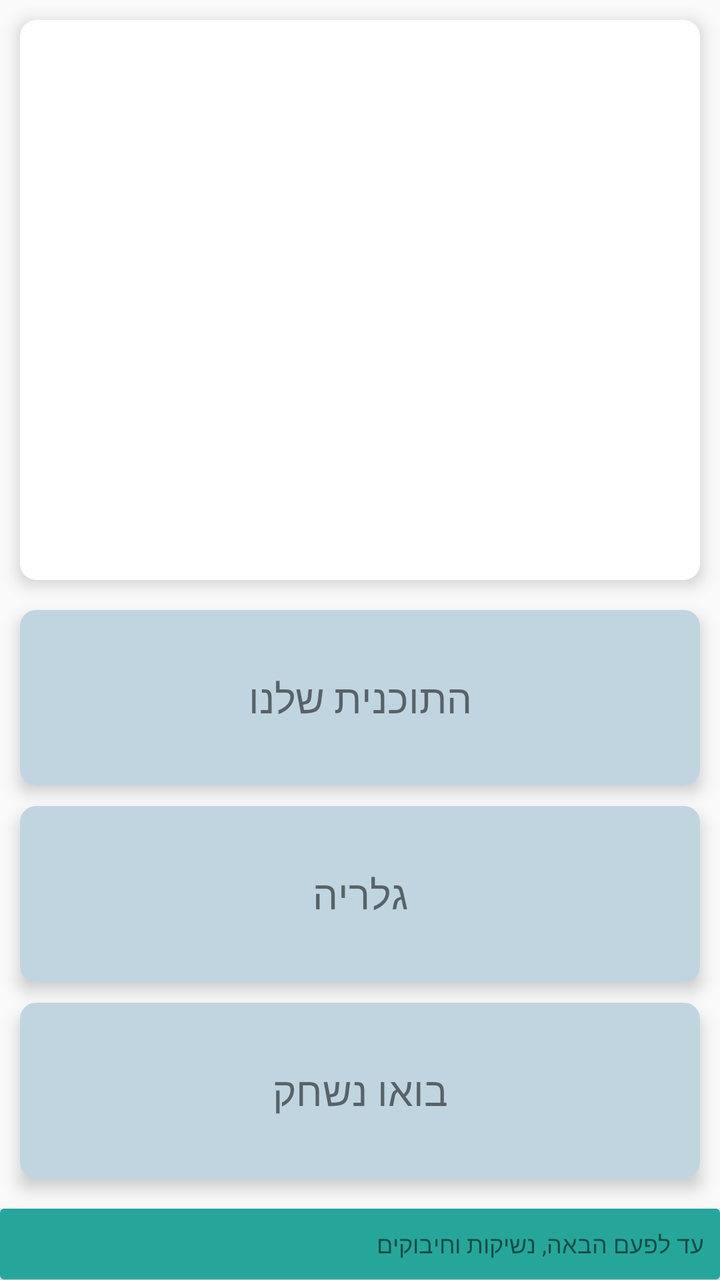
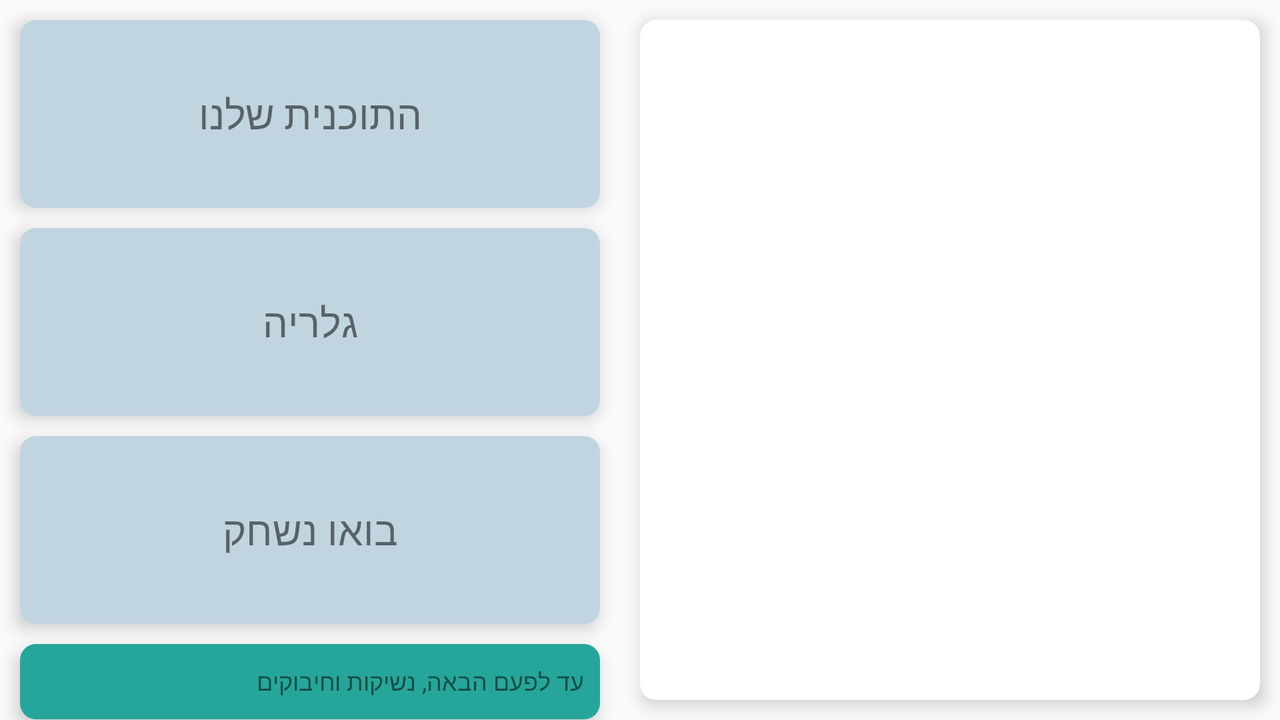

First picture: res/layout/ on a phone held upright. Second picture: the repository's own variant of that layout, on a device whose configuration matches the variant's folder. Source for both follows.
<!-- AndroidManifest.xml: application theme AppTheme -->
<!-- res/layout/activity_main.xml -->
<?xml version="1.0" encoding="utf-8"?>
<LinearLayout
    xmlns:android="http://schemas.android.com/apk/res/android"
    xmlns:tools="http://schemas.android.com/tools"
    android:layout_width="match_parent"
    android:layout_height="match_parent"
    xmlns:app="http://schemas.android.com/apk/res-auto"
    android:orientation="vertical"
    tools:context=".MainActivity">

    <androidx.cardview.widget.CardView
        android:layout_width="match_parent"
        android:layout_height="280dp"
        android:layout_margin="10dp"
        android:background="@color/colorAccent"
        app:cardElevation="5dp"
        app:cardCornerRadius="8dp">
        <androidx.viewpager2.widget.ViewPager2
            android:id="@+id/viewPagerMain"
            android:layout_width="match_parent"
            android:layout_height="match_parent" >
        </androidx.viewpager2.widget.ViewPager2>

    </androidx.cardview.widget.CardView>

    <androidx.cardview.widget.CardView
        android:layout_width="match_parent"
        android:layout_height="0dp"
        android:layout_weight="1"
        android:layout_marginStart="10dp"
        android:layout_marginEnd="10dp"
        android:layout_marginBottom="5dp"
        android:layout_marginTop="5dp"
        android:background="@color/colorAccent"
        app:cardElevation="5dp"
        app:cardCornerRadius="8dp">
        <TextView
            android:id="@+id/tv_ourPlan"
            android:layout_width="match_parent"
            android:layout_height="match_parent"
            android:background="@color/colorAccent"
            android:clickable="true"
            android:focusable="true"
            android:gravity="center"
            android:layout_gravity="center"
            android:onClick="onPlanClick"
            android:text="@string/our_plan"
            android:textSize="20sp" />
    </androidx.cardview.widget.CardView>

    <androidx.cardview.widget.CardView
        android:layout_width="match_parent"
        android:layout_height="0dp"
        android:layout_weight="1"
        android:layout_marginStart="10dp"
        android:layout_marginEnd="10dp"
        android:layout_marginBottom="5dp"
        android:layout_marginTop="5dp"
        android:background="@color/colorAccent"
        app:cardElevation="5dp"
        app:cardCornerRadius="8dp">

        <TextView
            android:id="@+id/tv_ourGallery"
            android:layout_width="match_parent"
            android:layout_height="match_parent"
            android:background="@color/colorAccent"
            android:clickable="true"
            android:layout_gravity="center"
            android:onClick="onGalleryClick"
            android:focusable="true"
            android:gravity="center"
            android:text="@string/gallery"
            android:textSize="20sp" />
    </androidx.cardview.widget.CardView>


    <androidx.cardview.widget.CardView
        android:layout_width="match_parent"
        android:layout_height="0dp"
        android:layout_weight="1"
        android:layout_marginStart="10dp"
        android:layout_marginEnd="10dp"
        android:layout_marginBottom="5dp"
        android:layout_marginTop="5dp"
        android:background="@color/colorAccent"
        app:cardElevation="5dp"
        app:cardCornerRadius="8dp">
        <TextView
            android:id="@+id/tv_ourGame"
            android:layout_width="match_parent"
            android:layout_height="match_parent"
            android:background="@color/colorAccent"
            android:clickable="true"
            android:layout_gravity="center"
            android:focusable="true"
            android:gravity="center"
            android:onClick="onGameClick"
            android:text="@string/game"
            android:textSize="20sp" />

    </androidx.cardview.widget.CardView>

    <androidx.cardview.widget.CardView
        android:layout_width="match_parent"
        android:layout_height="0dp"
        android:layout_weight="0.4"
        android:layout_marginTop="10dp"
        android:background="@color/colorAccent">

        <TextView
            android:id="@+id/personalNote"
            android:layout_width="match_parent"
            android:layout_height="match_parent"
            android:background="@color/colorPrimary"
            android:gravity="right|center"
            android:layoutDirection="rtl"
            android:padding="8dp"
            android:text="@string/personalNote"
            android:textSize="12sp"
            tools:ignore="RtlHardcoded" />

    </androidx.cardview.widget.CardView>
</LinearLayout>
<!-- resources referenced by this layout -->
<resources>
  <color name="colorAccent">#c1d5e0</color>
  <color name="colorPrimary">#26a69a</color>
  <string name="gallery">גלריה</string>
  <string name="game">בואו נשחק</string>
  <string name="our_plan">התוכנית שלנו</string>
  <string name="personalNote">עד לפעם הבאה, נשיקות וחיבוקים</string>
  <style name="AppTheme" parent="Theme.AppCompat.Light.DarkActionBar">
          <item name="android:gravity">right</item>
          <item name="android:layoutDirection">rtl</item>
          <item name="colorPrimary">@color/colorPrimary</item>
          <item name="colorPrimaryDark">@color/colorPrimaryDark</item>
          <item name="colorAccent">@color/colorAccent</item>
      </style>
  <color name="colorPrimaryDark">#00766c</color>
</resources>
<!-- res/layout-land/activity_main.xml (the repository's variant of the layout above) -->
<!-- drawn on the phone turned sideways -->
<?xml version="1.0" encoding="utf-8"?>
<LinearLayout xmlns:android="http://schemas.android.com/apk/res/android"
    xmlns:tools="http://schemas.android.com/tools"
    android:layout_width="match_parent"
    android:layout_height="match_parent"
    xmlns:app="http://schemas.android.com/apk/res-auto"
    android:orientation="horizontal"
    tools:context=".MainActivity">

    <androidx.cardview.widget.CardView
        android:layout_width="0dp"
        android:layout_weight="1"
        android:layout_height="match_parent"
        android:layout_margin="10dp"
        android:background="@color/colorAccent"
        app:cardElevation="5dp"
        app:cardCornerRadius="8dp">

        <androidx.viewpager2.widget.ViewPager2
            android:id="@+id/viewPagerMain"
            android:layout_width="match_parent"
            android:layout_height="match_parent" />
    </androidx.cardview.widget.CardView>

    <LinearLayout
        android:layout_width="0dp"
        android:layout_weight="1"
        android:layout_marginTop="5dp"
        android:layout_height="match_parent"
        android:orientation="vertical">

        <androidx.cardview.widget.CardView
            android:layout_width="match_parent"
            android:layout_weight="1"
            android:layout_height="0dp"
            android:layout_marginStart="10dp"
            android:layout_marginEnd="10dp"
            android:layout_marginBottom="5dp"
            android:layout_marginTop="5dp"
            android:background="@color/colorAccent"
            app:cardElevation="5dp"
            app:cardCornerRadius="8dp">
            <TextView
                android:id="@+id/tv_outPlan"
                android:layout_width="match_parent"
                android:layout_height="match_parent"
                android:background="@color/colorAccent"
                android:clickable="true"
                android:focusable="true"
                android:gravity="center"
                android:onClick="onPlanClick"
                android:text="@string/our_plan"
                android:textSize="20sp" />

        </androidx.cardview.widget.CardView>

        <androidx.cardview.widget.CardView
            android:layout_width="match_parent"
            android:layout_height="0dp"
            android:layout_weight="1"
            android:layout_marginStart="10dp"
            android:layout_marginEnd="10dp"
            android:layout_marginBottom="5dp"
            android:layout_marginTop="5dp"
            android:background="@color/colorAccent"
            app:cardElevation="5dp"
            app:cardCornerRadius="8dp">

            <TextView
                android:id="@+id/tv_ourGallery"
                android:layout_width="match_parent"
                android:layout_height="match_parent"
                android:background="@color/colorAccent"
                android:clickable="true"
                android:focusable="true"
                android:gravity="center"
                android:onClick="onGalleryClick"
                android:text="@string/gallery"
                android:textSize="20sp" />
        </androidx.cardview.widget.CardView>

        <androidx.cardview.widget.CardView
            android:layout_width="match_parent"
            android:layout_height="0dp"
            android:layout_weight="1"
            android:layout_marginStart="10dp"
            android:layout_marginEnd="10dp"
            android:layout_marginBottom="5dp"
            android:layout_marginTop="5dp"
            android:background="@color/colorAccent"
            app:cardElevation="5dp"
            app:cardCornerRadius="8dp">

            <TextView
                android:id="@+id/tv_ourGame"
                android:layout_width="match_parent"
                android:layout_height="match_parent"
                android:background="@color/colorAccent"
                android:clickable="true"
                android:focusable="true"
                android:onClick="onGameClick"
                android:gravity="center"
                android:text="@string/game"
                android:textSize="20sp" />
        </androidx.cardview.widget.CardView>

        <androidx.cardview.widget.CardView
            android:layout_width="match_parent"
            android:layout_height="0dp"
            android:layout_weight="0.4"
            android:layout_marginStart="10dp"
            android:layout_marginEnd="10dp"
            android:layout_marginTop="5dp"
            app:cardElevation="5dp"
            app:cardCornerRadius="8dp"
            android:background="@color/colorAccent">
            <TextView
                android:id="@+id/personalNote"
                android:layout_width="match_parent"
                android:layout_height="match_parent"
                android:background="@color/colorPrimary"
                android:gravity="right|center"
                android:layoutDirection="rtl"
                android:padding="8dp"
                android:textSize="12sp"
                android:text="@string/personalNote"
                tools:ignore="RtlHardcoded" />
        </androidx.cardview.widget.CardView>

    </LinearLayout>

</LinearLayout>
